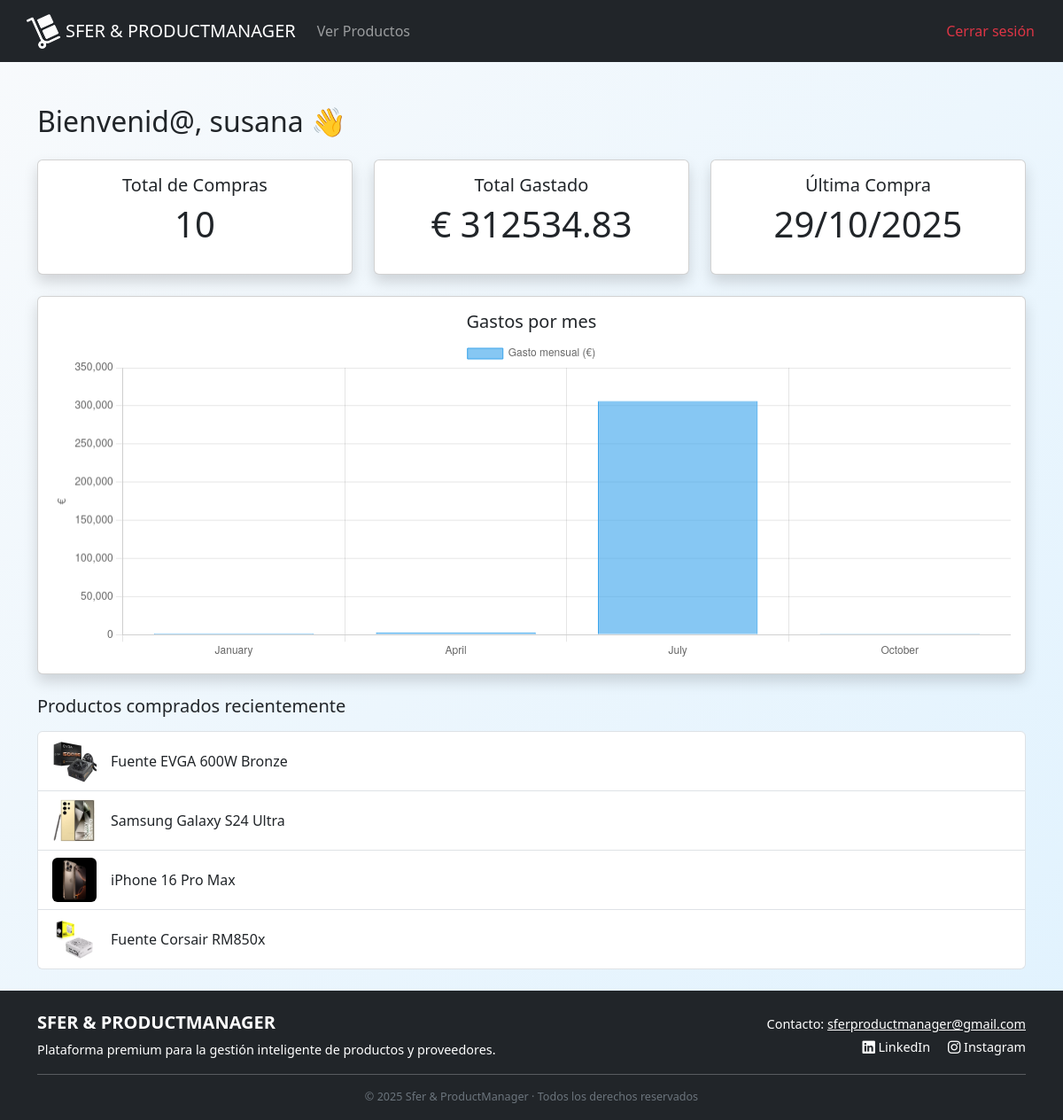
The app's page /dashboard_cliente (signed in) with its own data.
### models.py (models this page shows)
class Venta(Base):
    __tablename__ = "ventas"
    id_venta = Column(Integer, primary_key=True, autoincrement=True)
    id_usuario = Column(Integer, ForeignKey("usuarios.id_usuario"), nullable=False)
    id_producto = Column(Integer, ForeignKey("productos.id_producto", ondelete="SET NULL"), nullable=True)
    id_proveedor = Column(Integer, ForeignKey("proveedores.id_proveedor"), nullable=False)
    cantidad = Column(Integer, nullable=False)
    precio_unitario = Column(Float, nullable=False)
    fecha_venta = Column(DateTime, default=datetime.utcnow)
    usuario = relationship("Usuario")
    producto = relationship("Producto", back_populates="ventas", passive_deletes=True)
    proveedor = relationship("Proveedor", back_populates="ventas")

class Producto(Base):
    __tablename__ = "productos"
    id_producto = Column(Integer, primary_key=True, autoincrement=True)
    nombre = Column(Text, nullable=False)
    descripcion = Column(Text)
    cantidad_en_stock = Column(Integer, nullable=False, default=0)
    precio = Column(Float, nullable=False)
    ubicacion = Column(Text)
    color = Column(Text)
    imagen = Column(Text)  # NUEVO CAMPO
    id_proveedor = Column(Integer, ForeignKey("proveedores.id_proveedor"), nullable=False)
    proveedor = relationship("Proveedor", back_populates="productos")
    compras = relationship("Compra", back_populates="producto")
    ventas = relationship("Venta", back_populates="producto")

### main.py (the view)
@app.route("/dashboard_cliente")
def dashboard_cliente():
    if "user_id" not in session:
        return redirect(url_for("login"))
    if session["rol"] != "cliente":
        return redirect(url_for("dashboard_admin"))
    id_cliente = session["user_id"]
    ventas = db_session.query(Venta).filter_by(id_usuario=id_cliente).all()
    total_compras = len(ventas)
    total_gastado = sum(v.cantidad * v.precio_unitario for v in ventas)
    ultima_fecha = max((v.fecha_venta for v in ventas), default=None)
    productos = (
        db_session.query(Producto)
        .join(Venta, Producto.id_producto == Venta.id_producto)
        .filter(Venta.id_usuario == id_cliente)
        .order_by(Venta.fecha_venta.desc())
        .limit(5)
        .all()
    )
    gastos_por_mes = defaultdict(float)
    for venta in ventas:
        try:
            fecha = venta.fecha_venta
            if isinstance(fecha, str):
                fecha = datetime.strptime(fecha, "%Y-%m-%d %H:%M:%S")
            mes = fecha.strftime("%B")
            gastos_por_mes[mes] += venta.cantidad * venta.precio_unitario
        except Exception as e:
            print(f"Error con venta ID {venta.id_venta}: {e}")
            continue
    meses_ordenados = list(calendar.month_name)[1:]
    labels = []
    valores = []
    for mes in meses_ordenados:
        if mes in gastos_por_mes:
            labels.append(mes)
            valores.append(round(gastos_por_mes[mes], 2))
    return render_template(
        "dashboard_cliente.html",
        nombre=session["nombre"],
        total_compras=total_compras,
        total_gastado=total_gastado,
        ultima_fecha=ultima_fecha,
        productos=productos,
        labels=labels,
        valores=valores
    )

### db.py (called while the page is built)
@event.listens_for(engine, "connect")
def set_sqlite_pragma(dbapi_connection, connection_record):
    cursor = dbapi_connection.cursor()
    cursor.execute("PRAGMA foreign_keys=ON")
    cursor.close()

### templates/dashboard_cliente.html (shortened to what this page needs)
<!DOCTYPE html>
<html lang="es">
<head>
    <link href="https://cdn.jsdelivr.net/npm/bootstrap@5.3.3/dist/css/bootstrap.min.css" rel="stylesheet">
    <link rel="stylesheet" href="https://cdn.jsdelivr.net/npm/bootstrap-icons@1.10.5/font/bootstrap-icons.css">
    <link rel="stylesheet" href="{{ url_for('static', filename='style/styleGeneral.css') }}?v=1">
</head>
<body class="d-flex flex-column min-vh-100 bg-light">
<nav class="navbar navbar-expand-lg navbar-dark bg-dark px-4">
    <img src="{{ url_for('static', filename='images/logoSfer_ProductManager_blanco.png') }}" alt="Logo" width="50" height="50" class="mb-1">
    <a class="navbar-brand me-3" href="{{ url_for('dashboard_cliente') }}"> SFER & PRODUCTMANAGER </a>
    <div class="collapse navbar-collapse" id="navbarNav">
        <ul class="navbar-nav">
            <li class="nav-item">
                <a class="nav-link" href="{{ url_for('ver_productos') }}">Ver Productos</a>
            </li>
        </ul>
        <ul class="navbar-nav ms-auto">
            <li class="nav-item">
                <a class="nav-link text-danger" href="{{ url_for('logout') }}">Cerrar sesión</a>
            </li>
        </ul>
    </div>
</nav>
<div class="container mt-5">
    <h2 class="mb-4">Bienvenid@, {{ nombre }} 👋</h2>
    <div class="row mb-4">
        <div class="col-md-4">
            <div class="card text-center shadow">
                <div class="card-body">
                    <h5 class="card-title">Total de Compras</h5>
                    <p class="display-6">{{ total_compras }}</p>
                </div>
            </div>
        </div>
        <div class="col-md-4">
            <div class="card text-center shadow">
                <div class="card-body">
                    <h5 class="card-title">Total Gastado</h5>
                    <p class="display-6">€ {{ '%.2f' % total_gastado }}</p>
                </div>
            </div>
        </div>
        <div class="col-md-4">
            <div class="card text-center shadow">
                <div class="card-body">
                    <h5 class="card-title">Última Compra</h5>
                    <p class="display-6">
                        {% if ultima_fecha %}
                            {{ ultima_fecha.strftime('%d/%m/%Y') }}
                        {% else %}
                            Sin compras
                        {% endif %}
                    </p>
                </div>
            </div>
        </div>
    </div>
    <div class="card mb-4 shadow">
        <div class="card-body">
            <h5 class="card-title text-center">Gastos por mes</h5>
            <canvas id="gastosChart" height="100"></canvas>
        </div>
    </div>
    <h5 class="mb-3">Productos comprados recientemente</h5>
    <ul class="list-group">
        {% for producto in productos %}
            <li class="list-group-item d-flex align-items-center">
                {% if producto.imagen %}
                    <img src="{{ url_for('static', filename='images/' + producto.imagen) }}" alt="{{ producto.nombre }}"
                    class="me-3 rounded" style="width: 50px; height: 50px; object-fit: cover; object-position: center;">
                {% else %}
                    <div class="bg-secondary text-white d-flex justify-content-center align-items-center rounded" style="width: 50px; height: 50px;"></div>
                {% endif %}
                <span class="flex-grow-1">{{ producto.nombre }}</span>
            </li>
        {% endfor %}
    </ul>
</div>
<script>
    const ctx = document.getElementById('gastosChart').getContext('2d');
    const gastosChart = new Chart(ctx, {
        type: 'bar',
        data: {
            labels: {{ labels|tojson }},
            datasets: [{
                label: 'Gasto mensual (€)',
                data: {{ valores|tojson }},
                backgroundColor: 'rgba(54, 162, 235, 0.6)',
                borderColor: 'rgba(54, 162, 235, 1)',
                borderWidth: 1
            }]
        },
        options: {
            responsive: true,
            scales: {
                y: {
                    beginAtZero: true,
                    title: {
                        display: true,
                        text: '€'
                    }
                }
            }
        }
    });
</script>
<div>
    <br>
</div>
<footer class="bg-dark text-white mt-auto pt-4">
  <div class="container">
    <div class="row justify-content-between align-items-center">
      <div class="col-md-6 mb-3 mb-md-0">
        <h5 class="text-uppercase fw-bold">SFER & PRODUCTMANAGER</h5>
        <p class="mb-0">
          Plataforma premium para la gestión inteligente de productos y proveedores.
        </p>
      </div>
      <div class="col-md-6 text-md-end">
        <p class="mb-1">Contacto: <a href="mailto:sferproductmanager@gmail.com" class="text-white">sferproductmanager@gmail.com</a>
        </p>
        <a href="https://www.linkedin.com/in/sergio-fernández-lópez-8784bb270" target="_blank" class="text-white me-3 text-decoration-none">
          <i class="bi bi-linkedin"></i> LinkedIn
        </a>
        <a href="https://www.instagram.com/sfer_productmanager?igsh=MWp5aWZ3bGhtcmx0Zw%3D%3D" target="_blank" class="text-white text-decoration-none">
          <i class="bi bi-instagram"></i> Instagram
        </a>
      </div>
    </div>
    <hr class="bg-light my-3">
    <div class="text-center text-secondary small pb-3">
      © {{ current_year if current_year else 2025 }} Sfer & ProductManager · Todos los derechos reservados
    </div>
  </div>
</footer>
</body>
</html>

### static/style/StyleGeneral.css (style rules this page uses)
body { background: linear-gradient(135deg, #f8fafc, #e0f2fe); }
footer { font-size: 0.9rem; }

### records on screen
Venta: strftime "29/10/2025"
Producto: imagen (picture), nombre "Fuente EVGA 600W Bronze"
Producto: imagen (picture), nombre "Samsung Galaxy S24 Ultra"
Producto: imagen (picture), nombre "iPhone 16 Pro Max"
Producto: imagen (picture), nombre "Fuente Corsair RM850x"

### other values on screen
{{ nombre }} "susana"
{{ total_compras }} "10"
{{ '%.2f' % total_gastado }} "312534.83"
{{ current_year if current_year else 2025 }} "2025"
chart data {{ labels|tojson }} ["January", "April", "July", "October"]
chart data {{ valores|tojson }} [1947.6, 3036.64, 306377.18, 1173.41]
